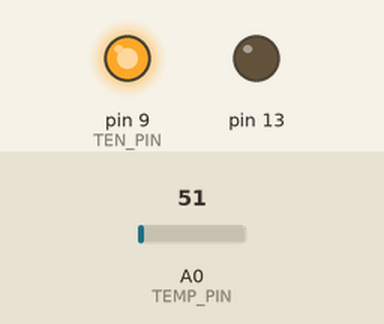
Simulated run of this sketch. Board: Arduino Uno, built with avr-gcc and run on an emulated ATmega328P. On the bench: output pins drawn as LEDs (lit = HIGH). The inputs (shaded band) are chosen by the test bench; at power-on: A0 (TEMP_PIN) = 51. What the sketch prints to the serial monitor is not drawn.

Above: at 0.1 s.
Timing chart, 0 to 1.6 s (numbered marks = the images above):
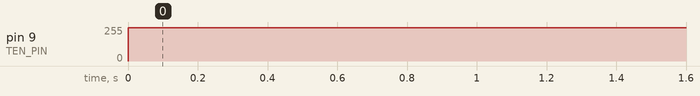

The sketch:

test_with_anycubic_ten.ino
```cpp
// https://aliexpress.ru/item/1005001621936295.html?sku_id=12000016846765674&spm=a2g2w.productlist.list.13.64dadcdfQq504e

#include <Thermistor.h>
#include <NTC_Thermistor.h>
#include <SmoothThermistor.h>

#define TEMP_PIN               A0
#define REFERENCE_RESISTANCE   100000
#define NOMINAL_RESISTANCE     100000
#define NOMINAL_TEMPERATURE    25
#define B_VALUE                3950

#define SMOOTHING_FACTOR 5
Thermistor* thermistor = NULL;

#define TEN_PIN 9
#define MAX_HOT_LEVEL 250
#define DOBAVKA_T 20


#define ANSWER_T 210 // <=================================================

#define temp_history_size 10
int temp_history[temp_history_size] = {0};

void setup() {
  Serial.begin(9600);
  pinMode(TEN_PIN,OUTPUT);
  digitalWrite(TEN_PIN,0);

  pinMode(13,OUTPUT);

  Thermistor* originThermistor = new NTC_Thermistor(
    TEMP_PIN,
    REFERENCE_RESISTANCE,
    NOMINAL_RESISTANCE,
    NOMINAL_TEMPERATURE,
    B_VALUE
  );
  thermistor = new SmoothThermistor(originThermistor, SMOOTHING_FACTOR);
}

void loop() {
  long int t = average_temp();
  Serial.println(t);
  long int e = ANSWER_T - t;

  if (e>10) digitalWrite(13,0);
  else digitalWrite(13,1);

  //if (e<0) e = 0;
  e *= 30;
  e += DOBAVKA_T;
  ten(e);
}

int average_temp() {
  unsigned int average = 0;
  for (int i = 0; i<temp_history_size-1; i++) {
    temp_history[i] = temp_history[i+1];
    average += temp_history[i];
  }
  temp_history[temp_history_size-1] = temp();
  average += temp_history[temp_history_size-1];
  return average/temp_history_size;
}

int temp() {
  //return map(temp_basic(),510,0,27,300);
  //return temp_basic();
  return thermistor->readCelsius();
}

int temp_basic() {
  return analogRead(TEMP_PIN);
}

void ten(long int hot_level) {
  analogWrite(TEN_PIN,map(constrain(hot_level,0,100),0,100,0,MAX_HOT_LEVEL));
  //Serial.println(hot_level);
}
```

Measured:
- by itself, pin 9 (TEN_PIN): 0/255 → 250/255 at 0.00 s
